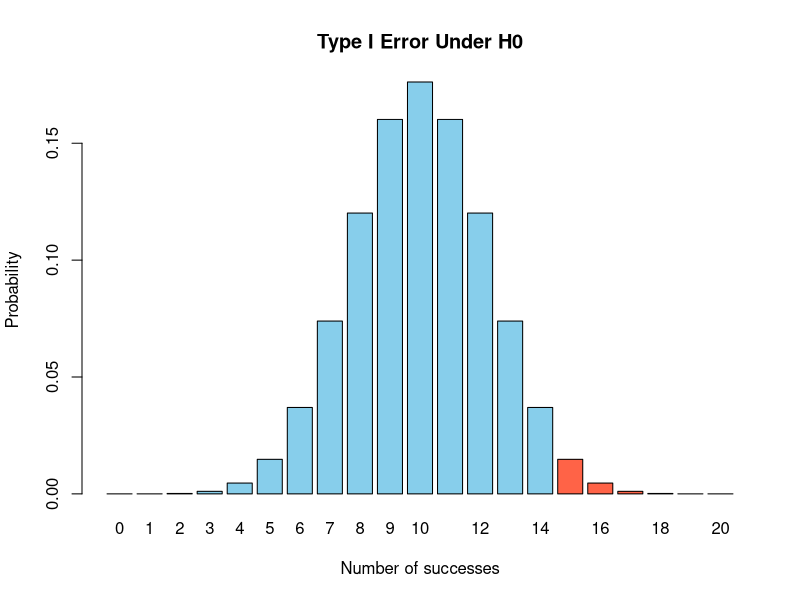

Generate this figure with R:
# ============================================================
# Type I error and alpha
# Right-tailed binomial test
# ============================================================

# Null hypothesis:
# H0: p = 0.50

n <- 20
p0 <- 0.50

# Rejection region:
# X >= 15

critical <- 15

# ------------------------------------------------------------
# Exact Type I error probability
# ------------------------------------------------------------

# P(X >= 15 | H0 true)
alpha_actual <- pbinom(
  critical - 1,
  size = n,
  prob = p0,
  lower.tail = FALSE
)

alpha_actual

# ------------------------------------------------------------
# Simulation under H0
# ------------------------------------------------------------

set.seed(123)

x <- rbinom(
  100000,
  size = n,
  prob = p0
)

# Proportion of experiments in rejection region
alpha_sim <- mean(x >= critical)

alpha_sim
alpha_actual

# ------------------------------------------------------------
# Plot the null distribution and rejection region
# ------------------------------------------------------------

values <- 0:n

prob <- dbinom(
  values,
  size = n,
  prob = p0
)

bar_col <- ifelse(
  values >= critical,
  "tomato",
  "skyblue"
)

barplot(
  prob,
  names.arg = values,
  col = bar_col,
  xlab = "Number of successes",
  ylab = "Probability",
  main = "Type I Error Under H0"
)
